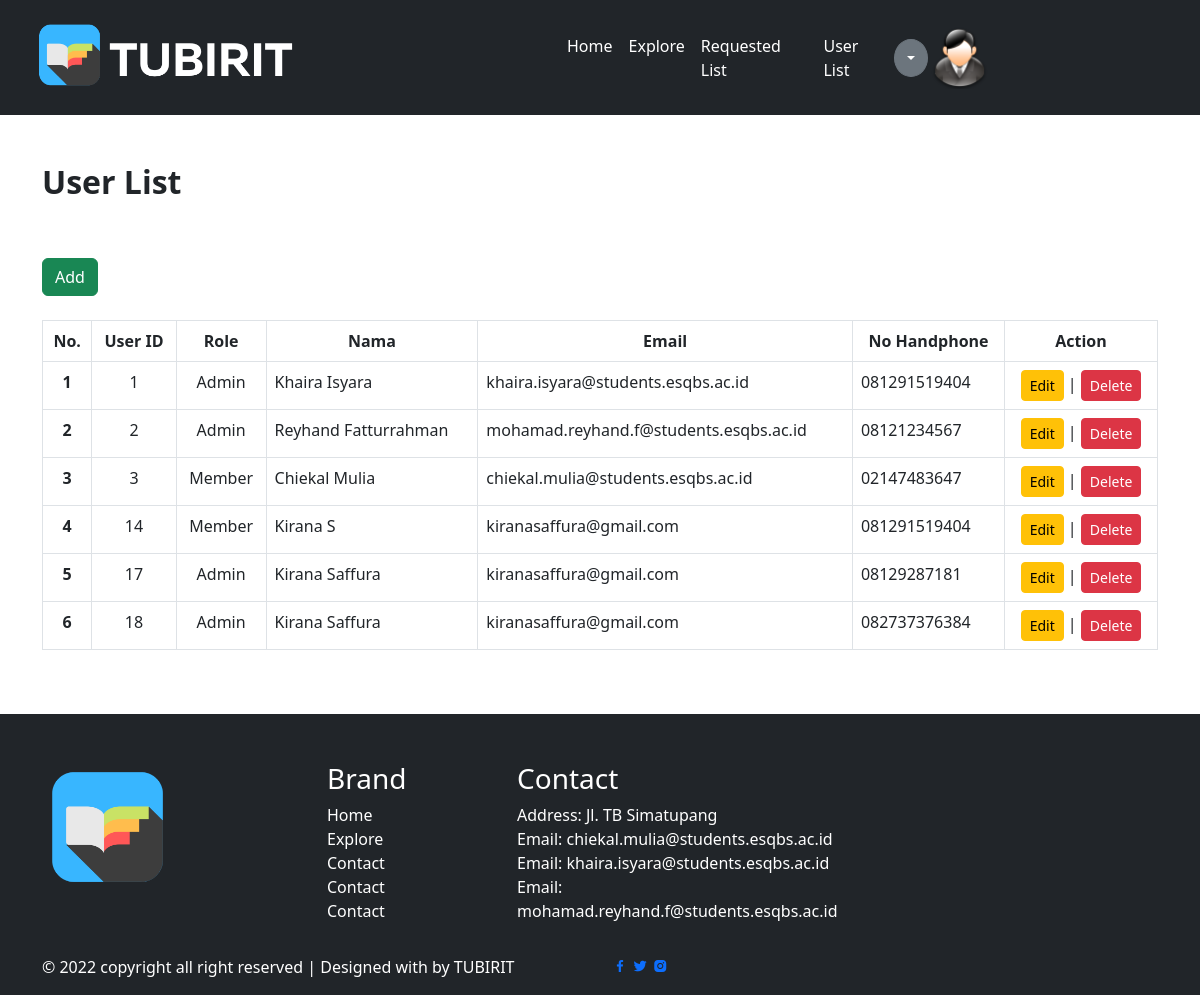
Screenshot of /dashboardadmin.php?p=userlist (signed in) with the database file from the repository.
### tables this page shows
CREATE TABLE `user` (
  `userid` int(3) NOT NULL,
  `email` varchar(50) NOT NULL,
  `password` varchar(60) DEFAULT NULL,
  `fname` varchar(20) NOT NULL,
  `lname` varchar(20) DEFAULT NULL,
  `nohp` varchar(15) DEFAULT NULL,
  `foto` varchar(30) DEFAULT NULL,
  `idrole` varchar(5) NOT NULL
);

CREATE TABLE `role` (
  `idRole` varchar(5) NOT NULL,
  `role` varchar(20) NOT NULL
);

### inc.koneksi.php (called while the page is built, shortened)
<?php
	class Connection {
	private $host = "mysql:host=localhost;dbname=tubirit";
	private $struser = "root";
	function connect()
	{
		try {
			$conn = new PDO($this->host, $this->struser, $this->password);
			$conn->setAttribute(PDO::ATTR_ERRMODE, PDO::ERRMODE_EXCEPTION);
			$this->connection = $conn;
		} catch (PDOException $e) {
			echo 'Connection failed: ' . $e->getMessage();
		}
	}
}
?>

### class/class.user.php (called while the page is built, shortened)
<?php
class User extends Connection {
	public function __get($atribute) {
	if (property_exists($this, $atribute)) {
    	return $this->$atribute;
		}
	}
	public function SelectAllUser(){
		$sql = "SELECT u.*, r.role FROM user u, role r WHERE u.idrole=r.idrole ORDER BY userid";
		$result = $this->connection->query($sql);
		$arrResult = Array();
		$i=0;
		if($result->rowCount() > 0){
			while($data= $result->fetch(PDO::FETCH_OBJ))
			{
				$objUser = new User();
				$objUser->userid = $data->userid;
				$objUser->email = $data->email;
				$objUser->password = $data->password;
				$objUser->fname=$data->fname;
				$objUser->lname=$data->lname;
				$objUser->nohp=$data->nohp;
				$objUser->foto=$data->foto;
				$objUser->idrole=$data->idrole;
				$objUser->role=$data->role;
				$arrResult[$i] = $objUser;
				$i++;
			}
		}
		return $arrResult;
	}
}
?>

### pages/userlist.php (the view, shortened to what this page needs)
<!DOCTYPE html>
<head>
    <link href="https://cdn.jsdelivr.net/npm/bootstrap@5.2.0-beta1/dist/css/bootstrap.min.css" rel="stylesheet">
    <link rel="stylesheet" href="https://unpkg.com/boxicons@latest/css/boxicons.min.css">
    <link rel="stylesheet" href="./css/style.css">
</head>
<body>
    <div class="container py-5 pb-5">
        <h2 class="pb-5"><strong>User List</strong></h2>
        <a class="btn btn-success" href="dashboardadmin.php?p=user">Add</a>
        <br><br>
        <table class="table table-bordered">
            <thead>
                <tr class="text-center">
                    <th scope="col">No.</th>
                    <th scope="col">User ID</th>
                    <th scope="col">Role</th>
                    <th scope="col">Nama</th>
                    <th scope="col">Email</th>
                    <th scope="col">No Handphone</th>
                    <th scope="col">Action</th>
                </tr>
            </thead>
            <tbody class="">
                <?php
                require_once('./class/class.user.php');
                $objUser = new User();
                $arrayResult = $objUser->SelectAllUser();
                if (count($arrayResult) == 0) {
                    echo '<tr><td colspan="6">Tidak ada data!</td></tr>';
                } else {
                    $no = 1;
                    foreach ($arrayResult as $dataUser) {
                        echo '<tr>';
                        echo '<th scope="row" class="text-center">' . $no . '</th>';
                        echo '<td class="text-center">' . $dataUser->userid . '</td>';
                        echo '<td class="text-center">' . $dataUser->role . '</td>';
                        echo '<td>' . $dataUser->fname . ' ' . $dataUser->lname . '</td>';
                        echo '<td>' . $dataUser->email . '</td>';
                        echo '<td>' . $dataUser->nohp . '</td>';
                        echo '<td class="text-center"><a class="btn btn-warning btn-sm"  href="dashboardadmin.php?p=user&userid=' . $dataUser->userid . '">Edit</a> |
   					          <a class="btn btn-danger btn-sm"  href="dashboardadmin.php?p=deleteuser&userid=' . $dataUser->userid . '"
							  onclick="return confirm(\'Apakah anda yakin ingin menghapus?\')">Delete</a>
							  </td>';
                        echo '</tr>';
                        $no++;
                    }
                }
                ?>
            </tbody>
        </table>
    </div>
</body>
</html>

### css/style.css (style rules this page uses)
:root { --primary: #D3EBCD; --secondary: #AEDBCE; --dark: #21252f; --body: #ffffff; --white: #ffffff; }

### rows the page displays
user: userid "1", idrole.role "Admin", fname "Khaira", lname "Isyara", email "khaira.isyara@students.esqbs.ac.id", nohp "081291519404"
user: userid "2", idrole.role "Admin", fname "Reyhand", lname "Fatturrahman", email "mohamad.reyhand.f@students.esqbs.ac.id", nohp "08121234567"
user: userid "3", idrole.role "Member", fname "Chiekal", lname "Mulia", email "chiekal.mulia@students.esqbs.ac.id", nohp "02147483647"
user: userid "14", idrole.role "Member", fname "Kirana", lname "S", email "kiranasaffura@gmail.com", nohp "081291519404"
user: userid "17", idrole.role "Admin", fname "Kirana", lname "Saffura", email "kiranasaffura@gmail.com", nohp "08129287181"
user: userid "18", idrole.role "Admin", fname "Kirana", lname "Saffura", email "kiranasaffura@gmail.com", nohp "082737376384"
